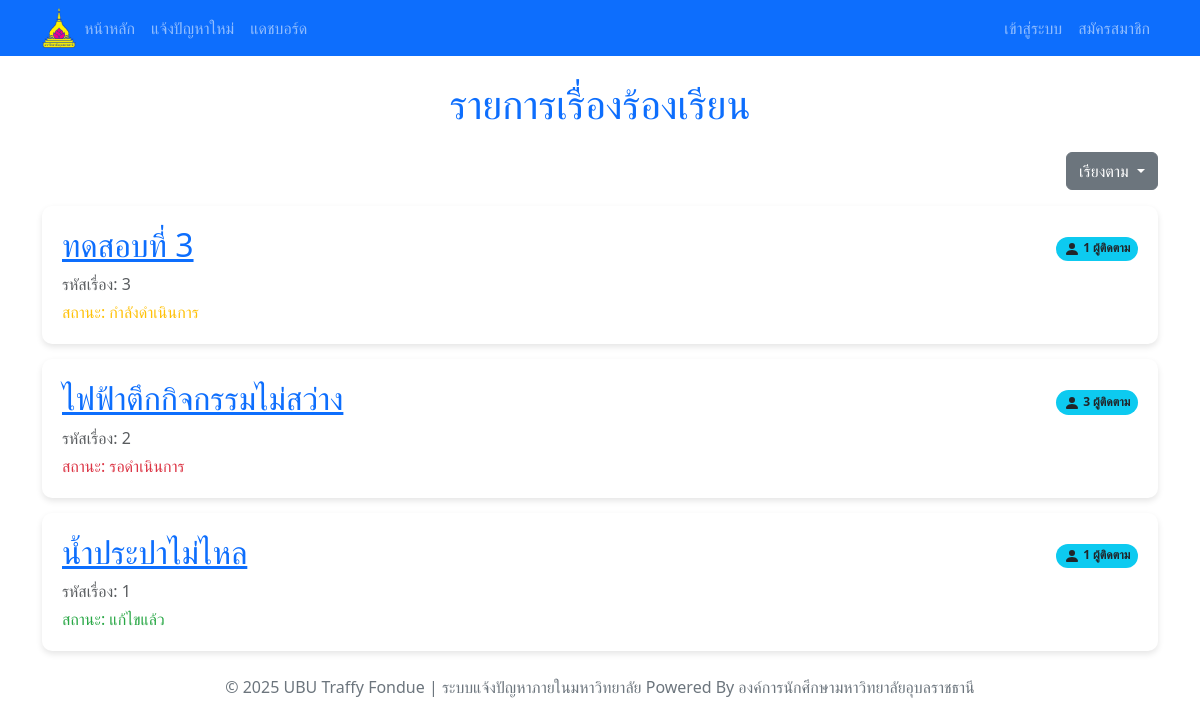
Before: / with the older database file.
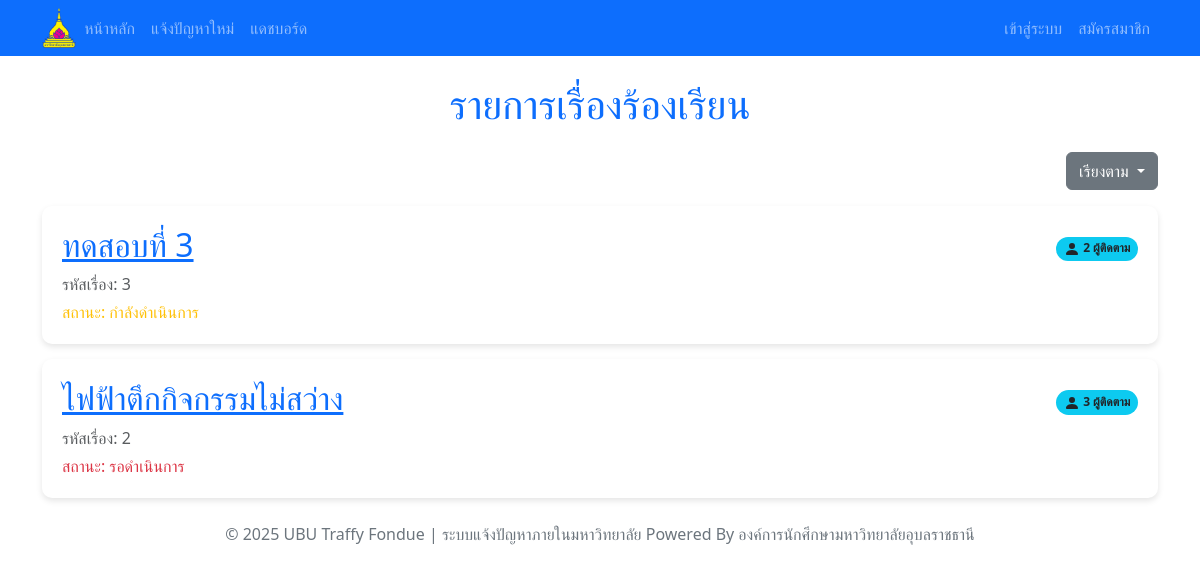
After: the same page with the newer database file.
### core/models.py (models this page shows, shortened)
class Case(models.Model):
    STATUS_CHOICES = [
        ('pending', 'รอดำเนินการ'),
        ('in_progress', 'กำลังดำเนินการ'),
        ('resolved', 'แก้ไขแล้ว'),
    ]
    CATEGORY_CHOICES = [
        ('electrical', 'ไฟฟ้า'),
        ('water_supply', 'ประปา'),
        ('road_damage', 'ถนน/ทางเท้า'),
        ('other', 'อื่นๆ'),
    ]
    title = models.CharField(max_length=200)
    description = models.TextField()
    status = models.CharField(max_length=20, choices=STATUS_CHOICES, default='pending')
    category = models.CharField(max_length=50, choices=CATEGORY_CHOICES)
    reporter = models.ForeignKey(User, on_delete=models.CASCADE, related_name='reported_cases')
    created_at = models.DateTimeField(auto_now_add=True)
    updated_at = models.DateTimeField(auto_now=True)
    image_file = models.ImageField(upload_to='case_images/', blank=True, null=True)

### core/views.py (the view)
# urls.py: path('', views.home_view, name='home'),
def home_view(request):
    sort_by = request.GET.get('sort', '-created_at')
    all_cases = Case.objects.annotate(
        follower_count=Count('followers')
    ).order_by(sort_by)
    context = {
        'all_cases': all_cases,
        'status_choices': Case.STATUS_CHOICES, # ส่งตัวเลือกสถานะไปด้วย
    }
    return render(request, 'core/home.html', context)

### core/templates/core/home.html (shortened to what this page needs)
{% extends 'core/base.html' %}
{% load custom_filters %}
{% block content %}
    <h1 class="mt-4 mb-4 text-center text-primary">รายการเรื่องร้องเรียน</h1>
    <div class="mb-3 d-flex justify-content-end">
        <div class="dropdown">
            <button class="btn btn-secondary dropdown-toggle" type="button" data-bs-toggle="dropdown" aria-expanded="false">
                เรียงตาม
            </button>
        </div>
    </div>
    {% if all_cases %}
        {% for case in all_cases %}
            <div class="case-card">
                <div class="d-flex justify-content-between align-items-center">
                    <h2><a href="{% url 'case_detail' case.id %}">{{ case.title }}</a></h2>
                    <span class="badge rounded-pill bg-info text-dark">
                        <svg xmlns="http://www.w3.org/2000/svg" width="16" height="16" fill="currentColor" class="bi bi-person-fill" viewBox="0 0 16 16">
                            <path d="M3 14s-1 0-1-1 1-4 6-4 6 3 6 4-1 1-1 1H3zm5-6a3 3 0 1 0 0-6 3 3 0 0 0 0 6z"/>
                        </svg>
                        {{ case.follower_count }} ผู้ติดตาม
                    </span>
                </div>
                <p class="text-muted mb-1">รหัสเรื่อง: {{ case.id }}</p>
                <span class="status-{{ case.status }}">สถานะ: {{ case.get_status_display }}</span>
            </div>
        {% endfor %}
    {% else %}
        <div class="alert alert-info text-center">
            ยังไม่มีเรื่องร้องเรียนในระบบ
        </div>
    {% endif %}
    <footer class="text-center mt-4 text-secondary">
        © 2025 UBU Traffy Fondue | ระบบแจ้งปัญหาภายในมหาวิทยาลัย Powered By องค์การนักศึกษามหาวิทยาลัยอุบลราชธานี
    </footer>
{% endblock %}

### core/templates/core/base.html (shortened to what this page needs)
{% load static %}
<!DOCTYPE html>
<html lang="th">
<head>
    <link href="https://cdn.jsdelivr.net/npm/bootstrap@5.3.3/dist/css/bootstrap.min.css" rel="stylesheet">
</head>
<body>
    <nav class="navbar navbar-expand-lg navbar-dark bg-primary">
        <div class="container">
            <img src="{% static 'images/Ubon_Ratchathani_Univ_Emblem.svg.png' %}" alt="มหาวิทยาลัยอุบลราชธานี" style="height: 40px;">
            <div class="collapse navbar-collapse" id="navbarNav">
                <ul class="navbar-nav me-auto">
                    <li class="nav-item">
                        <a class="nav-link" href="{% url 'home' %}">หน้าหลัก</a>
                    </li>
                    <li class="nav-item">
                        <a class="nav-link" href="{% url 'create_case' %}">แจ้งปัญหาใหม่</a>
                    </li>
                    <li class="nav-item">
                        <a class="nav-link" href="{% url 'public_dashboard' %}">แดชบอร์ด</a>
                    </li>
                </ul>
                <ul class="navbar-nav ms-auto">
                    {% if user.is_authenticated %}
                        <li class="nav-item dropdown">
                            <a class="nav-link dropdown-toggle" href="#" id="navbarDropdown" role="button" data-bs-toggle="dropdown" aria-expanded="false">
                                สวัสดี, {{ user.username }}
                            </a>
                            <ul class="dropdown-menu" aria-labelledby="navbarDropdown">
                                    <li><a class="dropdown-item" href="{% url 'profile' %}">โปรไฟล์ของฉัน</a></li>
                                    <li><hr class="dropdown-divider"></li>
                                    <li>
                                        <form method="post" action="{% url 'logout' %}">
                                            {% csrf_token %}
                                            <button type="submit" class="dropdown-item text-danger">ออกจากระบบ</button>
                                        </form>
                                    </li>
                                </ul>
                        </li>
                    {% else %}
                        <li class="nav-item">
                            <a class="nav-link" href="{% url 'login' %}">เข้าสู่ระบบ</a>
                        </li>
                        <li class="nav-item">
                            <a class="nav-link" href="{% url 'signup' %}">สมัครสมาชิก</a>
                        </li>
                    {% endif %}
                </ul>
            </div>
        </div>
    </nav>
    <div class="container mt-4">
        {% block content %}{% endblock %}
    </div>
</body>
</html>

Changed rows visible on the page:
removed Case: title "น้ำประปาไม่ไหล", follower_count "1", id "1", status "แก้ไขแล้ว"
computed for Case "ทดสอบที่ 3": follower_count "1" → "2"
